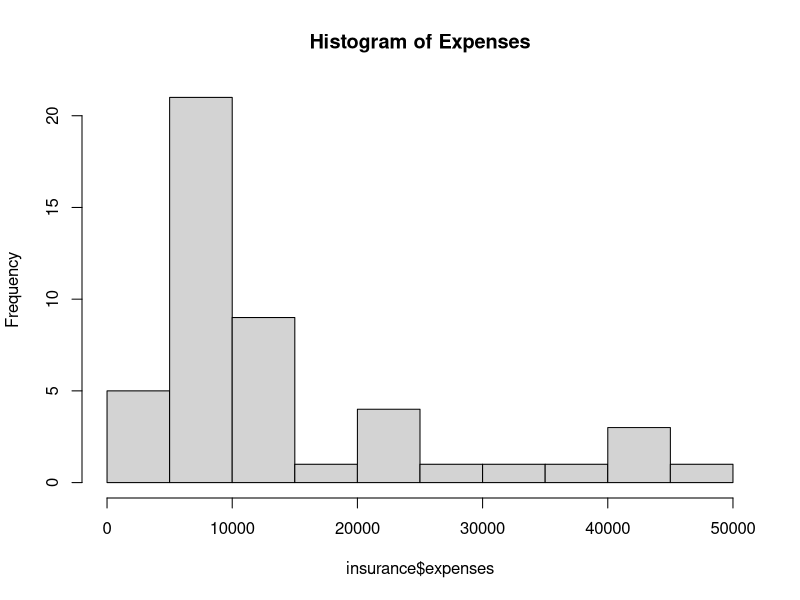
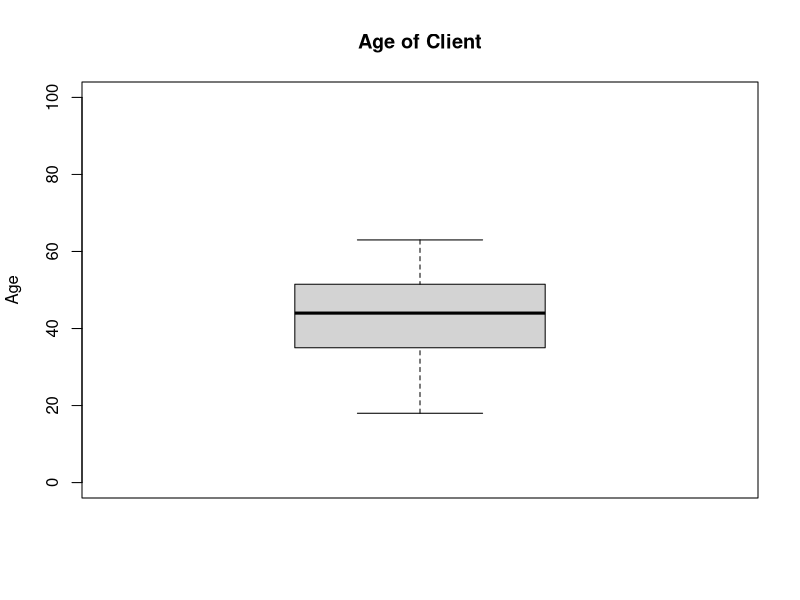

Reproduce these figures in R, in order.
## ---- chunk 1
knitr::opts_chunk$set(echo = TRUE)
## ---- chunk 2
# Create Some Data Vectors 
x <- c(12.3, 32.4, 8.6, 9, 11.5)
y <- c("red", "red", "green", "red", "green")
car_no <- c(1, 2, 3, 4, 5, 6, 7, 8, 9, 10, 11, 12, 14, 17, 18, 19, 20, 21, 22, 23, 24, 34, 41, 42, 48)
ACC_Schools <- c('Clemson', 'Wake Forest', 'Duke', 'North Carolina', 'NC State', 'Syracuse')

# View the 4th Element of x
x[4]

# View the 5th Element of ACC_Schools
ACC_Schools[5]

# View the 19th Element of car_no
car_no[19]

# View the 2nd and 4th Elements of y
y[c(2, 4)]

# View Elements 1, 2, 3, 4, 5, 10, 11, 12, 13, 14, 15 of car_no
car_no[c(1:5, 10:15)]

# View the 1st, 3rd, and 5th Elements of ACC_Schools
ACC_Schools[c(1, 3, 5)]
## ---- chunk 3
x[1] > 10  # Checks whether x[1] is >10
x > 10 # Returns a logical vector, returning T/F for each element of x
which( x > 10 )   # Returns the indices of elements of x for which the condition is true
x[which(x > 10)]   # Returns the subset of x for which the condition is true
## ---- chunk 4
y == 'red'
# Add Your Own Lines of Code
y != 'green'
car_no < 11
x > 12
car_no >= 13
x <= 9
ACC_Schools == 'Clemson'
## ---- chunk 5
results <- data.frame(size = x, color = y)
results

results <- data.frame(color = y, size = x)
results
## ---- chunk 6
results$size
results$color

# Add a New Variable Called "diameter":
results$diameter <- c(4.5, 6.2, 8.8, 9.0, 1.3)
head(results)

# Pull First 2 Results
head(results, 2)
## ---- chunk 7
small.results <- subset(results, size < 20)
small.results
## ---- chunk 8
large.results <- subset(results, size > 20)
large.results
## ---- chunk 9
green.results <- subset(results, color == 'green')
green.results
## ---- chunk 10
notgreen.results <- subset(results, color != 'green')
notgreen.results
## ---- chunk 11
which(results$color == 'green')  # This returns the rows for which the condition is true
green.results2 <- results[which(results$color == 'green'), ]
green.results2
## ---- chunk 12
?t.test
## ---- chunk 13
insurance <- read.csv("insurance.csv")
## ---- chunk 14
head(insurance, 5)
## ---- chunk 15
dim(insurance)
nrow(insurance)
ncol(insurance)
## ---- chunk 16
class(insurance$region)
class(insurance$expenses)
## ---- chunk 17
hist(insurance$expenses, main = "Histogram of Expenses")
## ---- chunk 18
boxplot(insurance$age,main = 'Age of Client', ylab = 'Age', ylim = c(0, 100))
